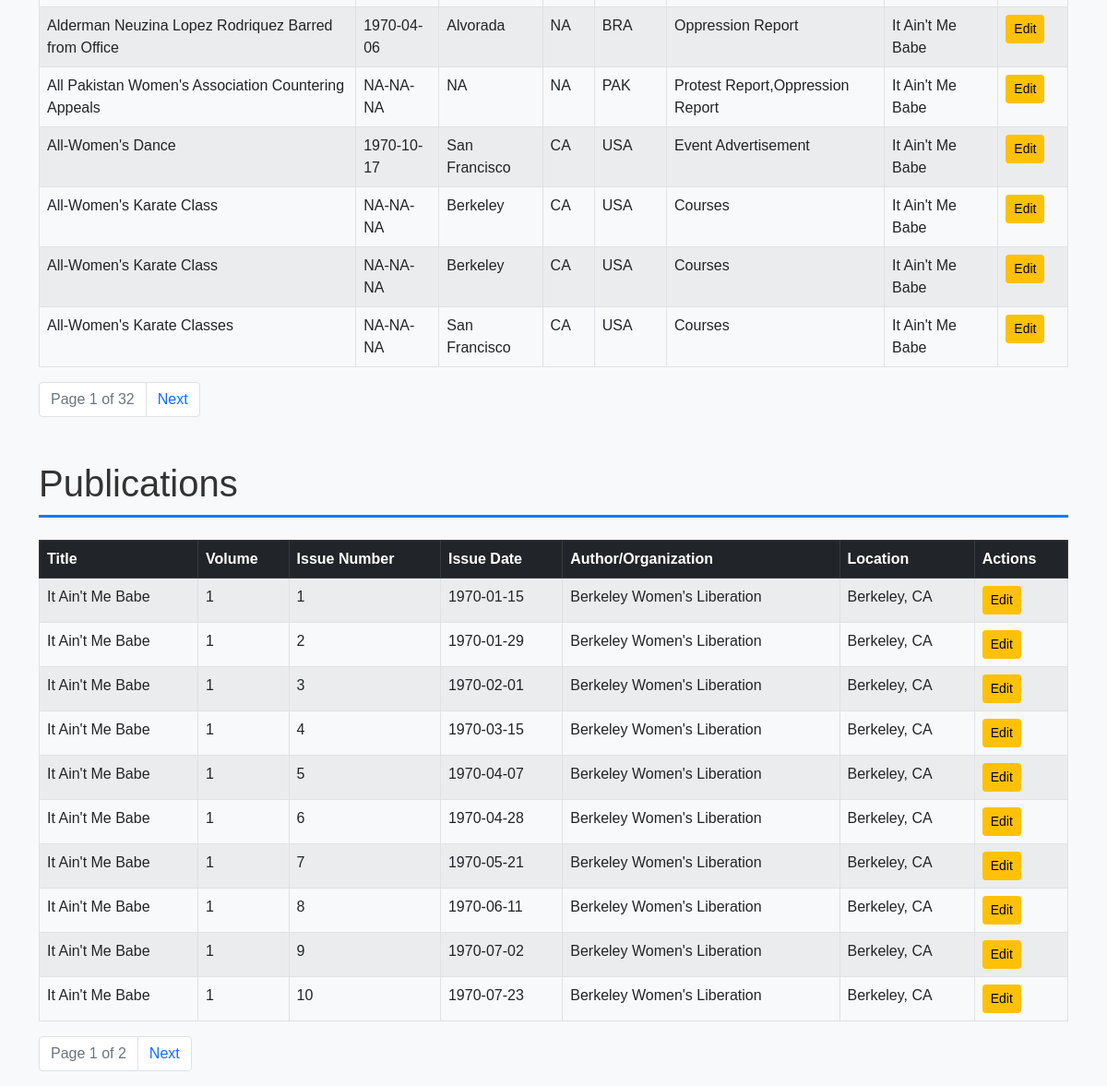
Before: / (lower part) with the older database file.
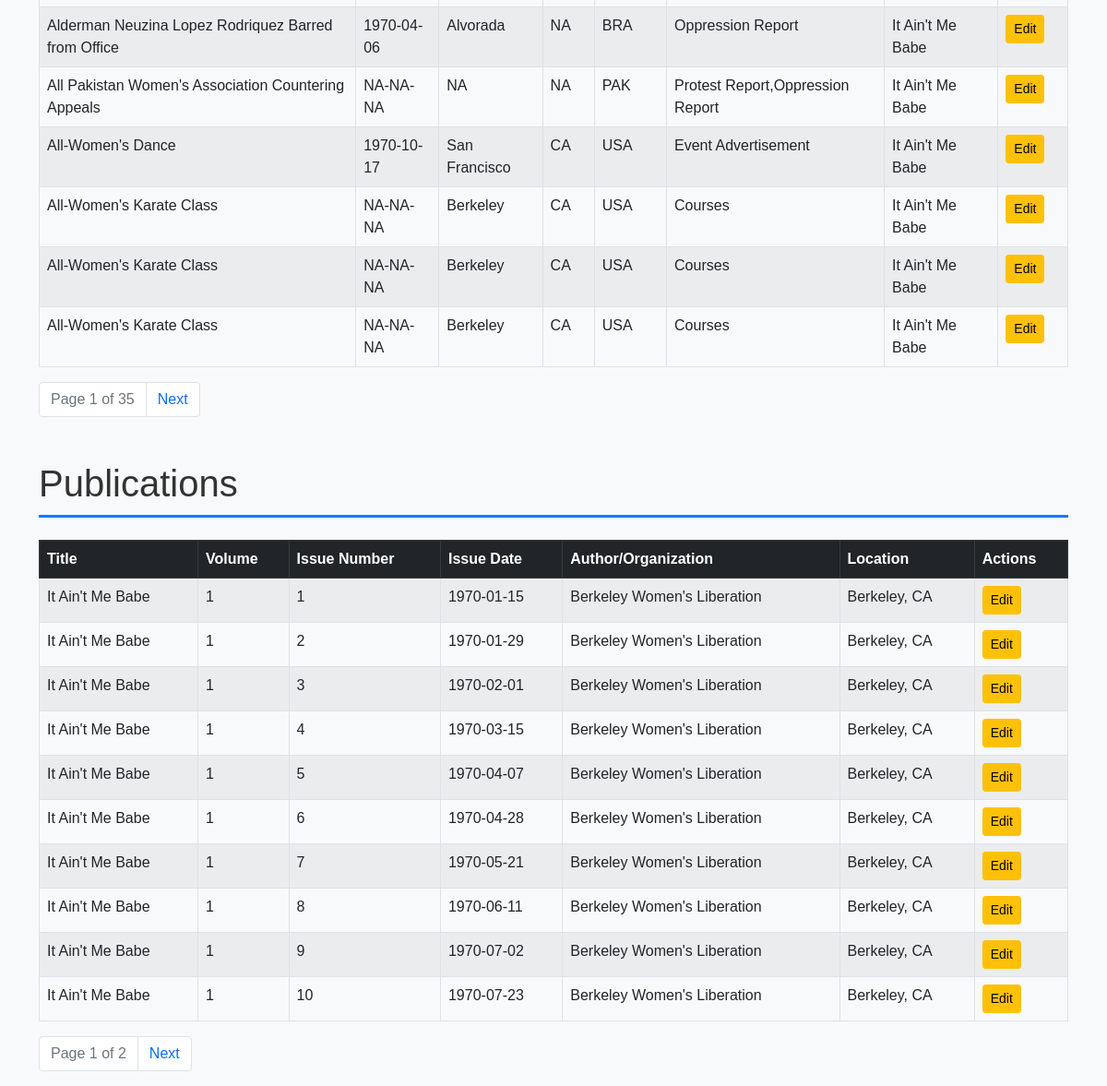
After: the same page with the newer database file.
### tables this page shows
CREATE TABLE events (
    event_id INTEGER PRIMARY KEY AUTOINCREMENT, -- Unique ID for each event
    event_title TEXT NOT NULL,                  -- Title of the event
    event_date DATE,                            -- Date of the event
    description TEXT,                           -- Description of the event
    city TEXT,                                  -- City where the event occurred
    state TEXT,                                 -- State where the event occurred
    country TEXT,                               -- Country where the event occurred
    location TEXT,                              -- Specific location of the event (e.g., venue name)
    address TEXT,                               -- Street address of the event
    event_type TEXT,                            -- Type of event (e.g., conference, workshop)
    publication_id INTEGER,                     -- Foreign key to publications table
    source_publication TEXT,                    -- Source publication for the event if reprinted
    FOREIGN KEY (publication_id) REFERENCES publications (pub_id)
);

CREATE TABLE publications (
    pub_id INTEGER PRIMARY KEY AUTOINCREMENT, -- Unique ID for each publication
    pub_title TEXT NOT NULL,                 -- Title of the publication
    volume INTEGER NOT NULL,                 -- Volume number
    issue_number INTEGER NOT NULL,           -- Issue number within the volume
    issue_date DATE,                         -- Full issue date (year, month, day)
    volume_title TEXT,                       -- Title of the volume (if applicable)
    author_org TEXT,                         -- Author or organization responsible for the publication
    location TEXT                            -- Location associated with the publication
);

### DatabaseFlask/app.py (the view)
@app.route('/')
def index():
    search = request.args.get('search', '').strip()
    sort_events = request.args.get('sort_events', 'event_title')  # Default sort for events
    order_events = request.args.get('order_events', 'asc')  # Default order for events
    page_events = int(request.args.get('page_events', 1))  # Current page for events
    per_page = 10  # Number of rows per page
    offset_events = (page_events - 1) * per_page
    sort_publications = request.args.get('sort_publications', 'pub_title')  # Default sort for publications
    order_publications = request.args.get('order_publications', 'asc')  # Default order for publications
    page_publications = int(request.args.get('page_publications', 1))  # Current page for publications
    offset_publications = (page_publications - 1) * per_page
    conn = get_db_connection()
    events_query = f'''
        SELECT e.event_id, e.event_title, e.event_date, e.city, e.state, e.country, e.event_type,
               e.description, e.location, e.address, e.source_publication,
               p.pub_title AS publication_title
        FROM events e
        LEFT JOIN publications p ON e.publication_id = p.pub_id
        WHERE e.event_title LIKE ?
        ORDER BY {sort_events} {order_events.upper()}
        LIMIT ? OFFSET ?
    '''
    events = conn.execute(events_query, (f"%{search}%", per_page, offset_events)).fetchall()
    total_events_query = '''
        SELECT COUNT(*) FROM events WHERE event_title LIKE ?
    '''
    total_events = conn.execute(total_events_query, (f"%{search}%",)).fetchone()[0]
    publications_query = f'''
        SELECT pub_id, pub_title, volume, issue_number, issue_date, author_org, location
        FROM publications
        ORDER BY {sort_publications} {order_publications.upper()}
        LIMIT ? OFFSET ?
    '''
    publications = conn.execute(publications_query, (per_page, offset_publications)).fetchall()
    total_publications_query = '''
        SELECT COUNT(*) FROM publications
    '''
    total_publications = conn.execute(total_publications_query).fetchone()[0]
    conn.close()
    total_pages_events = (total_events + per_page - 1) // per_page  # Round up division
    total_pages_publications = (total_publications + per_page - 1) // per_page
    return render_template(
        'index.html',
        events=events,
        publications=publications,
        page_events=page_events,
        total_pages_events=total_pages_events,
        page_publications=page_publications,
        total_pages_publications=total_pages_publications,
        search=search,
        sort_events=sort_events,
        order_events=order_events,
        sort_publications=sort_publications,
        order_publications=order_publications
    )

### DatabaseFlask/app.py (called while the page is built)
def get_db_connection():
    conn = sqlite3.connect(DB_PATH)
    conn.row_factory = sqlite3.Row  # This allows us to access columns by name like row['title']
    return conn

### DatabaseFlask/templates/index.html (shortened to what this page needs)
{% extends "base.html" %}
{% block content %}
<table class="table table-striped table-bordered">
    <tbody>
        {% for event in events %}
        <tr>
            <td>{{ event.event_title }}</td>
            <td>{{ event.event_date }}</td>
            <td>{{ event.city }}</td>
            <td>{{ event.state }}</td>
            <td>{{ event.country }}</td>
            <td>{{ event.event_type }}</td>
            <td>{{ event.publication_title }}</td>
            <td>
                <a href="{{ url_for('edit_record', record_type='event', record_id=event.event_id) }}" class="btn btn-sm btn-warning">Edit</a>
            </td>
        </tr>
        {% endfor %}
    </tbody>
</table>
<nav>
    <ul class="pagination">
        <li class="page-item disabled">
            <span class="page-link">Page {{ page_events }} of {{ total_pages_events }}</span>
        </li>
        {% if page_events < total_pages_events %}
        <li class="page-item">
            <a href="{{ url_for('index', page_events=page_events+1, sort_events=sort_events, order_events=order_events) }}" class="page-link">Next</a>
        </li>
        {% endif %}
    </ul>
</nav>
<h1 class="mt-5 mb-4">Publications</h1>
<table class="table table-striped table-bordered">
    <thead class="table-dark">
        <tr>
            <th>Title</th>
            <th>Volume</th>
            <th>Issue Number</th>
            <th>Issue Date</th>
            <th>Author/Organization</th>
            <th>Location</th>
            <th>Actions</th>
        </tr>
    </thead>
    <tbody>
        {% for publication in publications %}
        <tr>
            <td>{{ publication.pub_title }}</td>
            <td>{{ publication.volume }}</td>
            <td>{{ publication.issue_number }}</td>
            <td>{{ publication.issue_date }}</td>
            <td>{{ publication.author_org }}</td>
            <td>{{ publication.location }}</td>
            <td>
                <a href="{{ url_for('edit_record', record_type='publication', record_id=publication.pub_id) }}" class="btn btn-sm btn-warning">Edit</a>
            </td>
        </tr>
        {% endfor %}
    </tbody>
</table>
<nav>
    <ul class="pagination">
        <li class="page-item disabled">
            <span class="page-link">Page {{ page_publications }} of {{ total_pages_publications }}</span>
        </li>
        {% if page_publications < total_pages_publications %}
        <li class="page-item">
            <a href="{{ url_for('index', page_publications=page_publications+1, sort_publications=sort_publications, order_publications=order_publications) }}" class="page-link">Next</a>
        </li>
        {% endif %}
    </ul>
</nav>
{% endblock %}

### DatabaseFlask/templates/base.html (shortened to what this page needs)
<!DOCTYPE html>
<html lang="en">
<head>
    <link href="https://cdn.jsdelivr.net/npm/bootstrap@5.0.2/dist/css/bootstrap.min.css" rel="stylesheet">
</head>
<body>
    <div class="container">
        {% block content %}{% endblock %}
    </div>
</body>
</html>

### DatabaseFlask/templates/base.html (style rules this page uses)
body { font-family: Arial, sans-serif; background-color: #f8f9fa; }
.container { margin-top: 20px; }
h1 { color: #333; border-bottom: 3px solid #007bff; padding-bottom: 10px; }

Changed rows visible on the page:
no longer on this page (row unchanged): events: event_title "All-Women's Karate Classes", event_date "NA-NA-NA", city "San Francisco", state "CA", country "USA", event_type "Courses", publication_title "It Ain't Me Babe"
added events: event_title "All-Women's Karate Class", event_date "NA-NA-NA", city "Berkeley", state "CA", country "USA", event_type "Courses", publication_title "It Ain't Me Babe"
Other visible differences:
{{ total_pages_events }}: "32" → "35"
